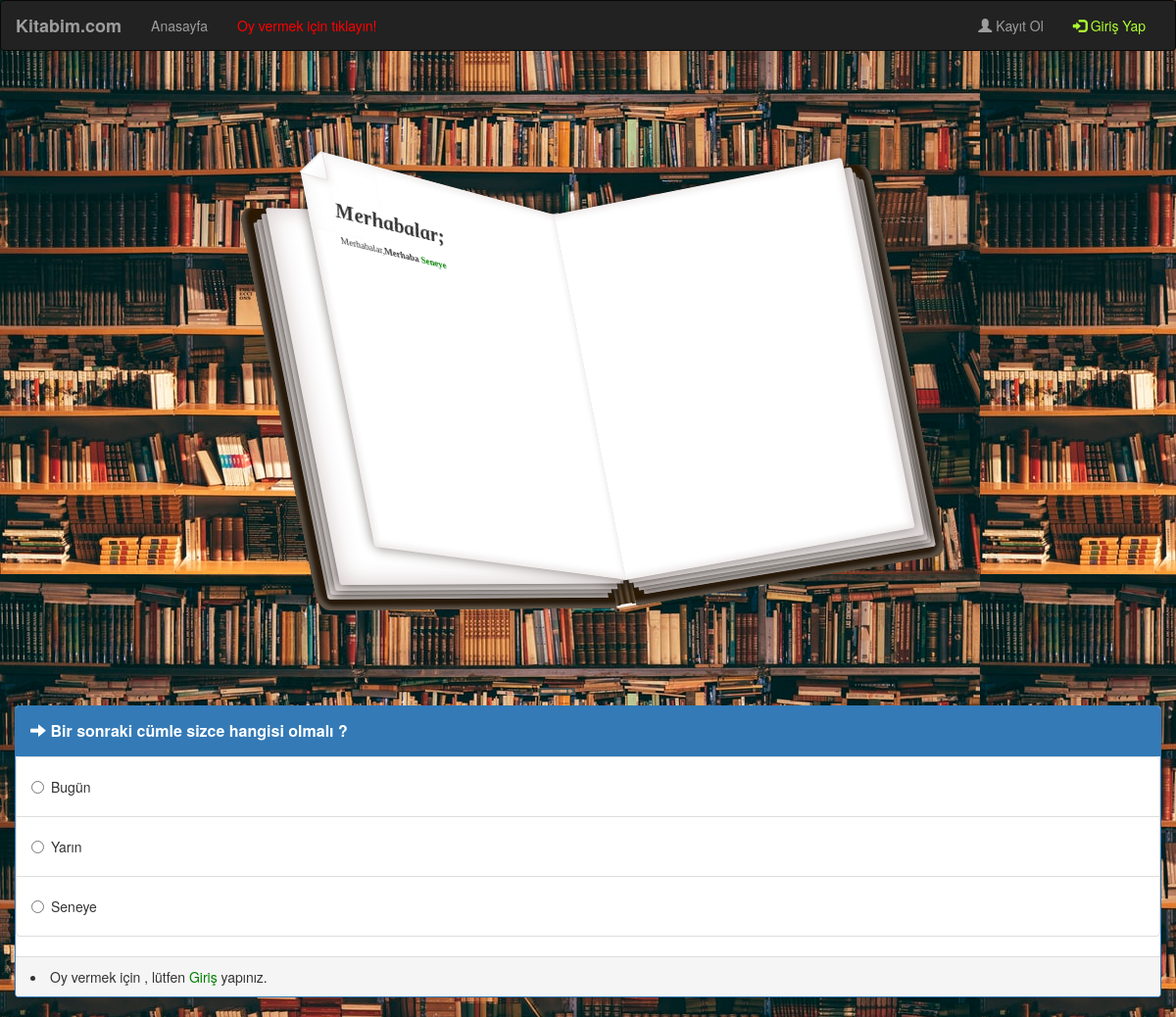
Before: / with the older database file.
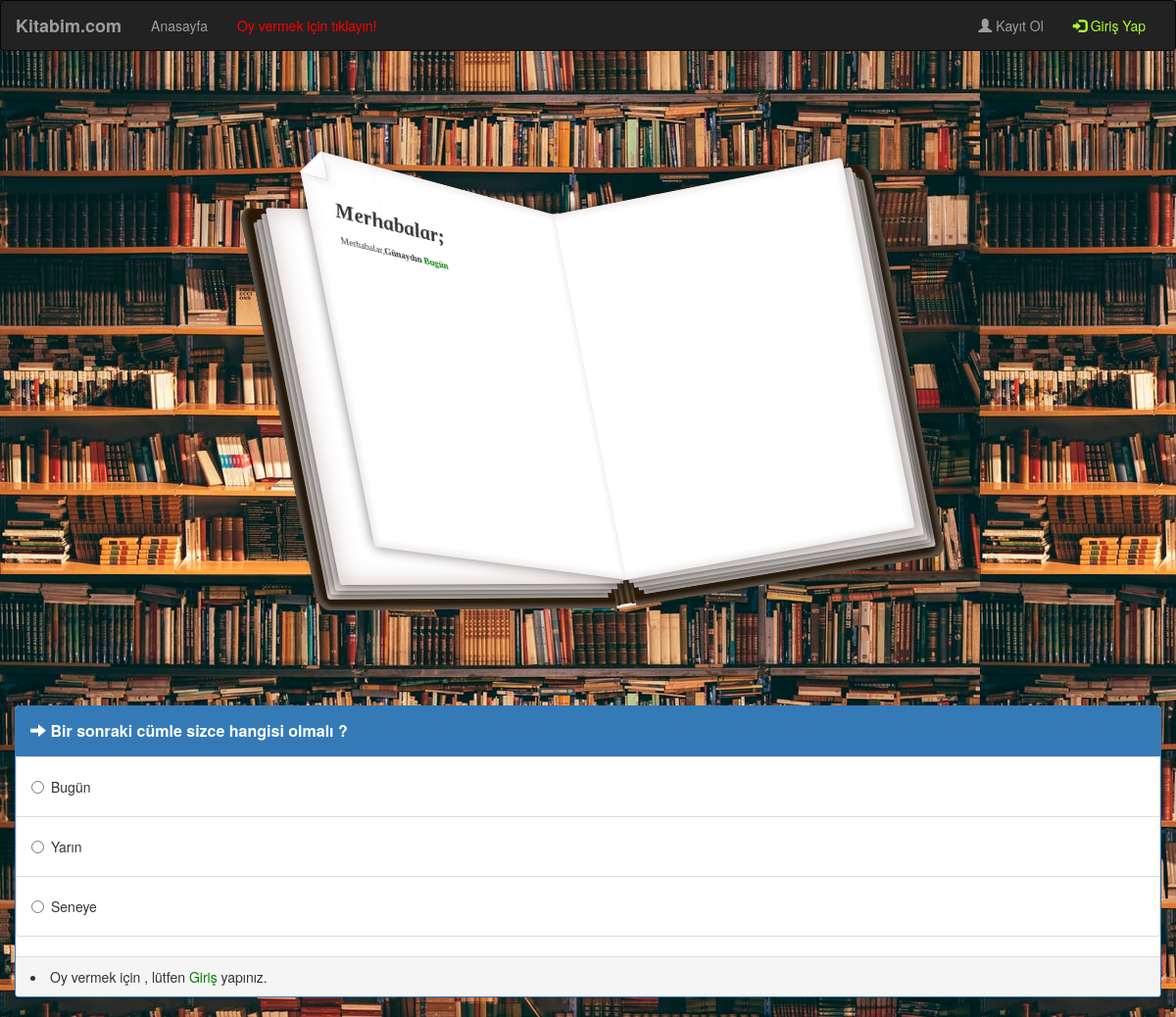
After: the same page with the newer database file.
### polls/models.py (models this page shows, shortened)
class Poll(models.Model):
    option_one = models.CharField(max_length=300)
    option_two = models.CharField(max_length=300)
    option_three = models.CharField(max_length=300)
    option_one_count = models.IntegerField(default=0)
    option_two_count = models.IntegerField(default=0)
    option_three_count = models.IntegerField(default=0)
    def mostSelected(self):
        if self.option_one_count > self.option_two_count and  self.option_one_count > self.option_three_count:
            return self.option_one
        elif self.option_two_count > self.option_one_count and self.option_two_count > self.option_three_count:
            return self.option_two
        else:
            return self.option_three
    def choices(self):
        id = Poll.objects.first().mostSelected()
        return  id

### polls/views.py (the view, shortened to what this page needs)
# urls.py: 2. Add a URL to urlpatterns:  path('', views.home, name='home')
def home(request):
    try:
        poll = Poll.objects.latest('id')
    except:
        return HttpResponse('Exception: Data Not Found')
    if request.method == 'POST':
        form = CreatePollForm(request.POST)
        if form.is_valid():
            form.save()
            return redirect('home')
    else:
        form = CreatePollForm()
    context = {'form' : form}
    context = {
        'poll' : poll,
    }
    return render(request, 'poll/home.html', context)

### polls/templates/poll/home.html (shortened to what this page needs)
{% extends "poll/base.html" %}
{% block main %}
{% load static %}
<head>
    <link rel="stylesheet" href="https://maxcdn.bootstrapcdn.com/bootstrap/3.3.7/css/bootstrap.min.css">
    <link rel="stylesheet" type="text/css" href="{% static 'homeStyle.css' %}" />
</head>
<body>
    <div class="scene">
        <div class="book-wrap">
          <div class="left-side">
            <div class="layer1">
            </div>
            <div class="layer2">
            </div>
            <div class="layer3">
            </div>
            <div class="layer4">
            </div>
            <div class="layer-text">
              <div class="page-left-2">
                <div class="corner"></div>
                <div class="corner2"></div>
                <div class="corner-fold"></div>
                <div class="page-text w-richtext">
                  <h3><strong>Merhabalar;</strong></h3>
                  <p></p>
                  <p>Merhabalar,<b>{{poll.choices}}</b><b style="color:green"> {{poll.mostSelected}}</b></p>
                </div>
              </div>
            </div>
          </div>
          <div class="right-side">
            <div class="layer1">
            </div>
            <div class="layer2 right">
            </div>
            <div class="layer3 right">
            </div>
            <div class="layer4 right">
            </div>
            <div class="layer-text right">
              <div class="page-right-2">
                <div class="page-text w-richtext">
                  <h3><strong></strong></h3>
                </div>
              </div>
            </div>
          </div>
        </div>
      </div>
    <div class="row" id="Poll">
        <div class="col-lg-16 ">
            <div class="col-md-20">
                <div class="panel panel-primary">
                    <div class="panel-heading">
                        <h3 class="panel-title">
                            <span class="glyphicon glyphicon-arrow-right"> </span> Bir sonraki cümle sizce hangisi olmalı ? <a  target="_blank"></a>
                        </h3>
                    </div>
                    <form method="POST">
                        <div class="form-group">
                            <ul class="list-group">
                                <li class="list-group-item">
                                    <div class="radio">
                                        <label>
                                            <input type="radio" name="poll" value="option1">
                                            {{ poll.option_one }}
                                        </label>&nbsp;
                                    </div>
                                </li>
                                <li class="list-group-item">
                                    <div class="radio">
                                        <label>
                                            <input type="radio" name="poll" value="option2">
                                            {{ poll.option_two }}
                                        </label>&nbsp;
                                    </div>
                                </li>
                                <li class="list-group-item">
                                    <div class="radio">
                                        <label>
                                            <input type="radio" name="poll" value="option3" >
                                            {{ poll.option_three }}
                                        </label>
                                    </div>
                                </li>
                            </ul>
                    </div>
                    {% if user.is_authenticated %}
                    <div class="panel-footer">
                        <button type="submit" class="btn btn-primary btn-sm">
                            Oy ver !
                        </button>
                    </div>
                    {% else %}
                    <div class="panel-footer">
                      <li>Oy vermek için , lütfen <a href="{% url 'login' %}" style="color:green;  text-decoration: none">Giriş</a> yapınız.</li>
                    </div>
                    {% endif %}
                    </form>
                </div>
            </div>
            </div>
        </div>
    </div>
</body>
{% endblock %}

### polls/templates/poll/base.html (shortened to what this page needs)
{% load static %}
<!DOCTYPE html>
<html lang="en">
    <head>
        <link rel="stylesheet" type="text/css" href="{% static 'style.css' %}" />
    </head>
    <body >
        <nav class="navbar navbar-expand-lg navbar-inverse bg-dark" >
            <div class="container-fluid">
            <div class="navbar-header mr-auto">
                <a class="navbar-brand" href="{% url 'home' %}" style="text-decoration: none">Kitabim.com</a>
            </div>
            <div class="collapse navbar-collapse" id="navbarText">
                <ul class="nav navbar-nav">
                    <li><a href="{% url 'home' %}" style="text-decoration: none">Anasayfa</a></li>
                    <li><a href="#Poll" style="color:red; text-decoration: none" >Oy vermek için tıklayın!</a></li>
                </ul>
                <ul class="nav navbar-nav mr-auto navbar-right">
                    {% block content %}
                    {% if user.is_authenticated %}
                    <li><a style="text-decoration: none"><span class="glyphicon glyphicon-user" ></span>Hoşgeldin {{ user.username }}</a></li>
                    <li class="nav-item"><a class="nav-link" href="/logout" style="color:rgb(192, 0, 74); text-decoration: none">Çıkış Yap</a></li>
                    {% else %}
                    <li><a href="{% url 'register' %}" style="text-decoration: none"><span class="glyphicon glyphicon-user"></span> Kayıt Ol</a></li>
                    <li><a href="{% url 'login' %}" style="color:greenyellow; text-decoration: none" ><span class="glyphicon glyphicon-log-in"></span> Giriş Yap</a></li>
                    {% endif %}
                    {% endblock %}
                </ul>
            </div>
            </div>
        </nav>
        <div class="container">
            {% block main %}{% endblock %}
    </body>
</html>

### polls/static/style.css (style rules this page uses)
.navbar-default, .btn, .form-control, .panel { border-radius: 0; }
.panel-footer { background-color: rgba(196, 3, 3, 0.938); border-color: rgba(0, 4, 230, 0.24); }
.panel { box-shadow: 0px 3px 3px 0px #ddd; }
a.navbar-brand, .panel-title { font-weight: bolder; text-decoration: none; }

Changed rows visible on the page:
changed Poll "Bugün": choices "Merhaba" → "Günaydın"; mostSelected "Seneye" → "Bugün"
